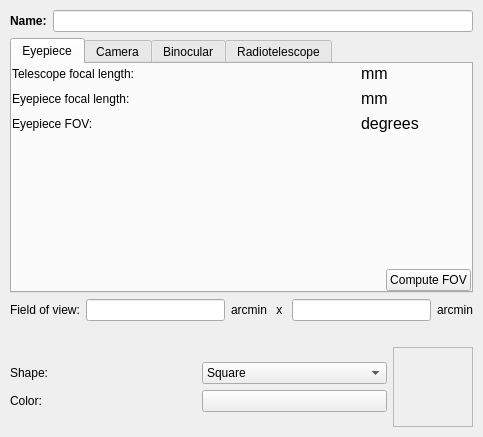
<?xml version="1.0" encoding="UTF-8"?>
<ui version="4.0">
 <class>NewFOV</class>
 <widget class="QWidget" name="NewFOV">
  <property name="geometry">
   <rect>
    <x>0</x>
    <y>0</y>
    <width>483</width>
    <height>437</height>
   </rect>
  </property>
  <property name="windowTitle">
   <string>New FOV Indicator</string>
  </property>
  <layout class="QVBoxLayout">
   <property name="spacing">
    <number>6</number>
   </property>
   <property name="margin">
    <number>10</number>
   </property>
   <item>
    <layout class="QHBoxLayout">
     <property name="spacing">
      <number>6</number>
     </property>
     <property name="margin">
      <number>0</number>
     </property>
     <item>
      <widget class="QLabel" name="textLabel1">
       <property name="frameShape">
        <enum>QFrame::NoFrame</enum>
       </property>
       <property name="frameShadow">
        <enum>QFrame::Plain</enum>
       </property>
       <property name="text">
        <string>&lt;b&gt;Name:&lt;/b&gt;</string>
       </property>
      </widget>
     </item>
     <item>
      <widget class="KLineEdit" name="FOVName">
       <property name="toolTip">
        <string>Name for FOV symbol</string>
       </property>
       <property name="whatsThis">
        <string>The name of the field-of-view (FOV) symbol.  This name appears in the FOV menu and in the &quot;Edit FOV Symbols&quot; tool.</string>
       </property>
      </widget>
     </item>
    </layout>
   </item>
   <item>
    <widget class="KTabWidget" name="tabWidget2">
     <property name="currentIndex">
      <number>0</number>
     </property>
     <widget class="QWidget" name="tab">
      <attribute name="title">
       <string>Eyepiece</string>
      </attribute>
      <layout class="QVBoxLayout">
       <property name="spacing">
        <number>6</number>
       </property>
       <property name="margin">
        <number>0</number>
       </property>
       <item>
        <layout class="QHBoxLayout">
         <property name="spacing">
          <number>6</number>
         </property>
         <property name="margin">
          <number>0</number>
         </property>
         <item>
          <layout class="QVBoxLayout">
           <property name="spacing">
            <number>6</number>
           </property>
           <property name="margin">
            <number>0</number>
           </property>
           <item>
            <widget class="QLabel" name="textLabel5">
             <property name="text">
              <string>Telescope focal length:</string>
             </property>
            </widget>
           </item>
           <item>
            <widget class="QLabel" name="textLabel7_2">
             <property name="text">
              <string>Eyepiece focal length:</string>
             </property>
            </widget>
           </item>
           <item>
            <widget class="QLabel" name="textLabel8_2">
             <property name="text">
              <string>Eyepiece FOV:</string>
             </property>
            </widget>
           </item>
          </layout>
         </item>
         <item>
          <layout class="QVBoxLayout">
           <property name="spacing">
            <number>6</number>
           </property>
           <property name="margin">
            <number>0</number>
           </property>
           <item>
            <layout class="QHBoxLayout">
             <property name="spacing">
              <number>6</number>
             </property>
             <property name="margin">
              <number>0</number>
             </property>
             <item>
              <widget class="KDoubleNumInput" name="TLength1">
               <property name="focusPolicy">
                <enum>Qt::StrongFocus</enum>
               </property>
               <property name="toolTip">
                <string>Telescope focal length, in millimeters</string>
               </property>
               <property name="whatsThis">
                <string>Enter the telescope focal length, in millimeters.

This is one of the data fields required for defining a field-of-view (FOV) symbol which matches the field-of-view of a telescope eyepiece.</string>
               </property>
              </widget>
             </item>
             <item>
              <widget class="QLabel" name="textLabel6_2">
               <property name="font">
                <font>
                 <pointsize>12</pointsize>
                 <weight>50</weight>
                 <italic>false</italic>
                 <bold>false</bold>
                 <underline>false</underline>
                 <strikeout>false</strikeout>
                </font>
               </property>
               <property name="text">
                <string>mm</string>
               </property>
              </widget>
             </item>
            </layout>
           </item>
           <item>
            <layout class="QHBoxLayout">
             <property name="spacing">
              <number>6</number>
             </property>
             <property name="margin">
              <number>0</number>
             </property>
             <item>
              <widget class="KDoubleNumInput" name="EyeLength">
               <property name="focusPolicy">
                <enum>Qt::StrongFocus</enum>
               </property>
               <property name="toolTip">
                <string>Eyepiece focal length, in millimeters</string>
               </property>
               <property name="whatsThis">
                <string>Enter the eyepiece focal length, in millimeters.

This is one of the data fields required for defining a field-of-view (FOV) symbol which matches the field-of-view of a telescope eyepiece.</string>
               </property>
              </widget>
             </item>
             <item>
              <widget class="QLabel" name="textLabel6_2_2">
               <property name="font">
                <font>
                 <pointsize>12</pointsize>
                 <weight>50</weight>
                 <italic>false</italic>
                 <bold>false</bold>
                 <underline>false</underline>
                 <strikeout>false</strikeout>
                </font>
               </property>
               <property name="text">
                <string>mm</string>
               </property>
              </widget>
             </item>
            </layout>
           </item>
           <item>
            <layout class="QHBoxLayout">
             <property name="spacing">
              <number>6</number>
             </property>
             <property name="margin">
              <number>0</number>
             </property>
             <item>
              <widget class="KDoubleNumInput" name="EyeFOV">
               <property name="focusPolicy">
                <enum>Qt::StrongFocus</enum>
               </property>
               <property name="toolTip">
                <string>field-of-view of the eyepiece, in arcminutes</string>
               </property>
               <property name="whatsThis">
                <string>Enter the eyepiece field-of-view angle, in arcminutes.

This is one of the data fields required for defining a field-of-view (FOV) symbol which matches the field-of-view of a telescope eyepiece.</string>
               </property>
              </widget>
             </item>
             <item>
              <widget class="QLabel" name="textLabel6_2_2_2">
               <property name="font">
                <font>
                 <pointsize>12</pointsize>
                 <weight>50</weight>
                 <italic>false</italic>
                 <bold>false</bold>
                 <underline>false</underline>
                 <strikeout>false</strikeout>
                </font>
               </property>
               <property name="text">
                <string>degrees</string>
               </property>
              </widget>
             </item>
            </layout>
           </item>
          </layout>
         </item>
        </layout>
       </item>
       <item>
        <spacer>
         <property name="orientation">
          <enum>Qt::Vertical</enum>
         </property>
         <property name="sizeType">
          <enum>QSizePolicy::Expanding</enum>
         </property>
         <property name="sizeHint" stdset="0">
          <size>
           <width>20</width>
           <height>21</height>
          </size>
         </property>
        </spacer>
       </item>
       <item>
        <layout class="QHBoxLayout">
         <property name="spacing">
          <number>6</number>
         </property>
         <property name="margin">
          <number>0</number>
         </property>
         <item>
          <spacer>
           <property name="orientation">
            <enum>Qt::Horizontal</enum>
           </property>
           <property name="sizeType">
            <enum>QSizePolicy::Expanding</enum>
           </property>
           <property name="sizeHint" stdset="0">
            <size>
             <width>152</width>
             <height>20</height>
            </size>
           </property>
          </spacer>
         </item>
         <item>
          <widget class="KPushButton" name="ComputeEyeFOV">
           <property name="toolTip">
            <string>Compute field-of-view from above data fields</string>
           </property>
           <property name="whatsThis">
            <string>This button will compute the field-of-view (FOV) angle for a specific eyepiece/telescope combination.  You must first specify the focal lengths of the telescope and eyepiece, and the FOV angle of the eyepiece in the above entry fields.

The computed FOV angle (in arcminutes) will be displayed in the &quot;Field of view&quot; edit box.</string>
           </property>
           <property name="text">
            <string>Compute FOV</string>
           </property>
          </widget>
         </item>
        </layout>
       </item>
      </layout>
     </widget>
     <widget class="QWidget" name="tab">
      <attribute name="title">
       <string>Camera</string>
      </attribute>
      <layout class="QGridLayout">
       <property name="margin">
        <number>0</number>
       </property>
       <property name="spacing">
        <number>6</number>
       </property>
       <item row="2" column="1">
        <widget class="KPushButton" name="ComputeCameraFOV">
         <property name="toolTip">
          <string>Compute field-of-view from above data fields</string>
         </property>
         <property name="whatsThis">
          <string>This button will compute the field-of-view (FOV) angle for a specific camera/telescope combination.  You must first specify the focal length of the telescope and the size of the CCD chip or film negative.

The computed FOV angle (in arcminutes) will be displayed in the &quot;Field of view&quot; edit box.</string>
         </property>
         <property name="text">
          <string>Compute FOV</string>
         </property>
        </widget>
       </item>
       <item row="2" column="0">
        <spacer>
         <property name="orientation">
          <enum>Qt::Horizontal</enum>
         </property>
         <property name="sizeType">
          <enum>QSizePolicy::Expanding</enum>
         </property>
         <property name="sizeHint" stdset="0">
          <size>
           <width>180</width>
           <height>20</height>
          </size>
         </property>
        </spacer>
       </item>
       <item row="1" column="0">
        <spacer>
         <property name="orientation">
          <enum>Qt::Vertical</enum>
         </property>
         <property name="sizeType">
          <enum>QSizePolicy::Expanding</enum>
         </property>
         <property name="sizeHint" stdset="0">
          <size>
           <width>20</width>
           <height>22</height>
          </size>
         </property>
        </spacer>
       </item>
       <item row="1" column="1">
        <spacer>
         <property name="orientation">
          <enum>Qt::Vertical</enum>
         </property>
         <property name="sizeType">
          <enum>QSizePolicy::Expanding</enum>
         </property>
         <property name="sizeHint" stdset="0">
          <size>
           <width>20</width>
           <height>22</height>
          </size>
         </property>
        </spacer>
       </item>
       <item row="0" column="0" colspan="2">
        <layout class="QHBoxLayout">
         <property name="spacing">
          <number>6</number>
         </property>
         <property name="margin">
          <number>0</number>
         </property>
         <item>
          <layout class="QVBoxLayout">
           <property name="spacing">
            <number>6</number>
           </property>
           <property name="margin">
            <number>0</number>
           </property>
           <item>
            <widget class="QLabel" name="textLabel5_2">
             <property name="text">
              <string>Telescope focal length:</string>
             </property>
            </widget>
           </item>
           <item>
            <widget class="QLabel" name="textLabel9">
             <property name="text">
              <string>Chip/Film size:</string>
             </property>
            </widget>
           </item>
          </layout>
         </item>
         <item>
          <layout class="QVBoxLayout">
           <property name="spacing">
            <number>6</number>
           </property>
           <property name="margin">
            <number>0</number>
           </property>
           <item>
            <layout class="QHBoxLayout">
             <property name="spacing">
              <number>6</number>
             </property>
             <property name="margin">
              <number>0</number>
             </property>
             <item>
              <widget class="KDoubleNumInput" name="TLength2">
               <property name="focusPolicy">
                <enum>Qt::StrongFocus</enum>
               </property>
               <property name="toolTip">
                <string>Telescope focal length, in millimeters</string>
               </property>
               <property name="whatsThis">
                <string>Enter the telescope focal length, in millimeters.

This is one of the data fields required for defining a field-of-view (FOV) symbol which matches the field-of-view of a camera mounted on a telescope.</string>
               </property>
              </widget>
             </item>
             <item>
              <widget class="QLabel" name="textLabel6_2_3">
               <property name="minimumSize">
                <size>
                 <width>60</width>
                 <height>0</height>
                </size>
               </property>
               <property name="font">
                <font>
                 <pointsize>12</pointsize>
                 <weight>50</weight>
                 <italic>false</italic>
                 <bold>false</bold>
                 <underline>false</underline>
                 <strikeout>false</strikeout>
                </font>
               </property>
               <property name="text">
                <string>mm</string>
               </property>
              </widget>
             </item>
            </layout>
           </item>
           <item>
            <layout class="QHBoxLayout">
             <property name="spacing">
              <number>6</number>
             </property>
             <property name="margin">
              <number>0</number>
             </property>
             <item>
              <widget class="KDoubleNumInput" name="ChipSize">
               <property name="focusPolicy">
                <enum>Qt::StrongFocus</enum>
               </property>
               <property name="toolTip">
                <string>Size of chip or film, in millimeters</string>
               </property>
               <property name="whatsThis">
                <string>Enter the physical size of the CCD chip or film negative.

This is one of the data fields required for defining a field-of-view (FOV) symbol which matches the field-of-view of a camera mounted on a telescope.</string>
               </property>
              </widget>
             </item>
             <item>
              <widget class="QLabel" name="textLabel6_2_3_2">
               <property name="font">
                <font>
                 <pointsize>12</pointsize>
                 <weight>50</weight>
                 <italic>false</italic>
                 <bold>false</bold>
                 <underline>false</underline>
                 <strikeout>false</strikeout>
                </font>
               </property>
               <property name="text">
                <string>mm</string>
               </property>
              </widget>
             </item>
            </layout>
           </item>
          </layout>
         </item>
        </layout>
       </item>
      </layout>
     </widget>
     <widget class="QWidget" name="tab">
      <attribute name="title">
       <string>Binocular</string>
      </attribute>
      <layout class="QGridLayout">
       <property name="margin">
        <number>0</number>
       </property>
       <property name="spacing">
        <number>6</number>
       </property>
       <item row="2" column="1">
        <widget class="KPushButton" name="ComputeBinocularFOV">
         <property name="toolTip">
          <string>Compute field-of-view from above data fields</string>
         </property>
         <property name="whatsThis">
          <string>This button will compute the field-of-view (FOV) angle for a binocular.  You must specify the linear FOV as mentioned on the binocular.

The computed FOV angle (in arcminutes) will be displayed in the &quot;Field of view&quot; edit box.</string>
         </property>
         <property name="text">
          <string>Compute FOV</string>
         </property>
        </widget>
       </item>
       <item row="2" column="0">
        <spacer>
         <property name="orientation">
          <enum>Qt::Horizontal</enum>
         </property>
         <property name="sizeType">
          <enum>QSizePolicy::Expanding</enum>
         </property>
         <property name="sizeHint" stdset="0">
          <size>
           <width>180</width>
           <height>20</height>
          </size>
         </property>
        </spacer>
       </item>
       <item row="1" column="0">
        <spacer>
         <property name="orientation">
          <enum>Qt::Vertical</enum>
         </property>
         <property name="sizeType">
          <enum>QSizePolicy::Expanding</enum>
         </property>
         <property name="sizeHint" stdset="0">
          <size>
           <width>20</width>
           <height>22</height>
          </size>
         </property>
        </spacer>
       </item>
       <item row="1" column="1">
        <spacer>
         <property name="orientation">
          <enum>Qt::Vertical</enum>
         </property>
         <property name="sizeType">
          <enum>QSizePolicy::Expanding</enum>
         </property>
         <property name="sizeHint" stdset="0">
          <size>
           <width>20</width>
           <height>22</height>
          </size>
         </property>
        </spacer>
       </item>
       <item row="0" column="0" colspan="2">
        <layout class="QHBoxLayout">
         <property name="spacing">
          <number>6</number>
         </property>
         <property name="margin">
          <number>0</number>
         </property>
         <item>
          <layout class="QVBoxLayout">
           <property name="spacing">
            <number>6</number>
           </property>
           <property name="margin">
            <number>0</number>
           </property>
           <item>
            <widget class="QLabel" name="textLabel15_3">
             <property name="text">
              <string>Field of View:</string>
             </property>
            </widget>
           </item>
           <item>
            <widget class="QLabel" name="textLabel9_3">
             <property name="text">
              <string>At a distance of:</string>
             </property>
            </widget>
           </item>
          </layout>
         </item>
         <item>
          <layout class="QVBoxLayout">
           <property name="spacing">
            <number>6</number>
           </property>
           <property name="margin">
            <number>0</number>
           </property>
           <item>
            <layout class="QHBoxLayout">
             <property name="spacing">
              <number>6</number>
             </property>
             <property name="margin">
              <number>0</number>
             </property>
             <item>
              <widget class="KDoubleNumInput" name="LinearFOV">
               <property name="focusPolicy">
                <enum>Qt::StrongFocus</enum>
               </property>
               <property name="toolTip">
                <string>Telescope focal length, in millimeters</string>
               </property>
               <property name="whatsThis">
                <string>Enter the telescope focal length, in millimeters.

This is one of the data fields required for defining a field-of-view (FOV) symbol which matches the field-of-view of a camera mounted on a telescope.</string>
               </property>
              </widget>
             </item>
             <item>
              <widget class="QLabel" name="LabelUnits">
               <property name="minimumSize">
                <size>
                 <width>60</width>
                 <height>0</height>
                </size>
               </property>
               <property name="font">
                <font>
                 <pointsize>12</pointsize>
                 <weight>50</weight>
                 <italic>false</italic>
                 <bold>false</bold>
                 <underline>false</underline>
                 <strikeout>false</strikeout>
                </font>
               </property>
               <property name="text">
                <string>feet</string>
               </property>
              </widget>
             </item>
            </layout>
           </item>
           <item>
            <layout class="QHBoxLayout">
             <property name="spacing">
              <number>6</number>
             </property>
             <property name="margin">
              <number>0</number>
             </property>
             <item>
              <widget class="KComboBox" name="LinearFOVDistance"/>
             </item>
            </layout>
           </item>
          </layout>
         </item>
        </layout>
       </item>
      </layout>
     </widget>
     <widget class="QWidget" name="TabPage">
      <attribute name="title">
       <string>Radiotelescope</string>
      </attribute>
      <layout class="QVBoxLayout">
       <property name="spacing">
        <number>6</number>
       </property>
       <property name="margin">
        <number>0</number>
       </property>
       <item>
        <layout class="QHBoxLayout">
         <property name="spacing">
          <number>6</number>
         </property>
         <property name="margin">
          <number>0</number>
         </property>
         <item>
          <layout class="QVBoxLayout">
           <property name="spacing">
            <number>6</number>
           </property>
           <property name="margin">
            <number>0</number>
           </property>
           <item>
            <widget class="QLabel" name="textLabel5_2_3">
             <property name="text">
              <string>Radiotelescope diameter:</string>
             </property>
            </widget>
           </item>
           <item>
            <widget class="QLabel" name="textLabel9_3">
             <property name="text">
              <string>Wavelength:</string>
             </property>
            </widget>
           </item>
          </layout>
         </item>
         <item>
          <layout class="QVBoxLayout">
           <property name="spacing">
            <number>6</number>
           </property>
           <property name="margin">
            <number>0</number>
           </property>
           <item>
            <layout class="QHBoxLayout">
             <property name="spacing">
              <number>6</number>
             </property>
             <property name="margin">
              <number>0</number>
             </property>
             <item>
              <widget class="KDoubleNumInput" name="RTDiameter">
               <property name="focusPolicy">
                <enum>Qt::StrongFocus</enum>
               </property>
               <property name="toolTip">
                <string>Telescope focal length, in millimeters</string>
               </property>
               <property name="whatsThis">
                <string>Enter the telescope focal length, in millimeters.

This is one of the data fields required for defining a field-of-view (FOV) symbol which matches the field-of-view of a camera mounted on a telescope.</string>
               </property>
              </widget>
             </item>
             <item>
              <widget class="QLabel" name="textLabel6_2_3_4">
               <property name="minimumSize">
                <size>
                 <width>60</width>
                 <height>0</height>
                </size>
               </property>
               <property name="font">
                <font>
                 <pointsize>12</pointsize>
                 <weight>50</weight>
                 <italic>false</italic>
                 <bold>false</bold>
                 <underline>false</underline>
                 <strikeout>false</strikeout>
                </font>
               </property>
               <property name="text">
                <string>m</string>
               </property>
              </widget>
             </item>
            </layout>
           </item>
           <item>
            <layout class="QHBoxLayout">
             <property name="spacing">
              <number>6</number>
             </property>
             <property name="margin">
              <number>0</number>
             </property>
             <item>
              <widget class="KDoubleNumInput" name="WaveLength">
               <property name="focusPolicy">
                <enum>Qt::StrongFocus</enum>
               </property>
               <property name="toolTip">
                <string>Size of chip or film, in millimeters</string>
               </property>
               <property name="whatsThis">
                <string>Enter the physical size of the CCD chip or film negative.

This is one of the data fields required for defining a field-of-view (FOV) symbol which matches the field-of-view of a camera mounted on a telescope.</string>
               </property>
              </widget>
             </item>
             <item>
              <widget class="QLabel" name="textLabel6_2_3_2_3">
               <property name="font">
                <font>
                 <pointsize>12</pointsize>
                 <weight>50</weight>
                 <italic>false</italic>
                 <bold>false</bold>
                 <underline>false</underline>
                 <strikeout>false</strikeout>
                </font>
               </property>
               <property name="text">
                <string>cm</string>
               </property>
              </widget>
             </item>
            </layout>
           </item>
          </layout>
         </item>
        </layout>
       </item>
       <item>
        <spacer>
         <property name="orientation">
          <enum>Qt::Vertical</enum>
         </property>
         <property name="sizeType">
          <enum>QSizePolicy::Expanding</enum>
         </property>
         <property name="sizeHint" stdset="0">
          <size>
           <width>21</width>
           <height>51</height>
          </size>
         </property>
        </spacer>
       </item>
       <item>
        <layout class="QHBoxLayout">
         <property name="spacing">
          <number>6</number>
         </property>
         <property name="margin">
          <number>0</number>
         </property>
         <item>
          <spacer>
           <property name="orientation">
            <enum>Qt::Horizontal</enum>
           </property>
           <property name="sizeType">
            <enum>QSizePolicy::Expanding</enum>
           </property>
           <property name="sizeHint" stdset="0">
            <size>
             <width>281</width>
             <height>21</height>
            </size>
           </property>
          </spacer>
         </item>
         <item>
          <widget class="KPushButton" name="ComputeHPBW">
           <property name="toolTip">
            <string>Compute radiotelescope HPBW from above data fields</string>
           </property>
           <property name="whatsThis">
            <string>This button will compute the Half Power Beam Width (HPBW) angle for a specific radiotelescope and observing wavelength combination, assuming no multibeam receiver is available at the telescope.  You must first specify the diameter of the radiotelescope and the observing wavelength.

The computed HPBW angle (in arcminutes) will be displayed in the &quot;Field of view&quot; edit box.</string>
           </property>
           <property name="text">
            <string>Compute HPBW</string>
           </property>
           <property name="flat">
            <bool>false</bool>
           </property>
          </widget>
         </item>
        </layout>
       </item>
      </layout>
     </widget>
    </widget>
   </item>
   <item>
    <layout class="QHBoxLayout">
     <property name="spacing">
      <number>6</number>
     </property>
     <property name="margin">
      <number>0</number>
     </property>
     <item>
      <widget class="QLabel" name="fieldoFviewLabel">
       <property name="text">
        <string>Field of view:</string>
       </property>
      </widget>
     </item>
     <item>
      <widget class="KLineEdit" name="FOVEditX">
       <property name="toolTip">
        <string>Desired field-of-view size, in arcminutes</string>
       </property>
       <property name="whatsThis">
        <string>Enter the desired angular size for the field-of-view (FOV) symbol.

You can either enter a value directly, or use the &quot;Eyepiece&quot; or &quot;Camera&quot; Tabs to compute an angular size for specific eyepieces or cameras.</string>
       </property>
      </widget>
     </item>
     <item>
      <widget class="QLabel" name="label_2">
       <property name="text">
        <string>arcmin</string>
       </property>
      </widget>
     </item>
     <item>
      <widget class="QLabel" name="label">
       <property name="text">
        <string> x </string>
       </property>
      </widget>
     </item>
     <item>
      <widget class="KLineEdit" name="FOVEditY"/>
     </item>
     <item>
      <widget class="QLabel" name="label_3">
       <property name="text">
        <string>arcmin</string>
       </property>
      </widget>
     </item>
    </layout>
   </item>
   <item>
    <spacer>
     <property name="orientation">
      <enum>Qt::Horizontal</enum>
     </property>
     <property name="sizeType">
      <enum>QSizePolicy::Expanding</enum>
     </property>
     <property name="sizeHint" stdset="0">
      <size>
       <width>298</width>
       <height>20</height>
      </size>
     </property>
    </spacer>
   </item>
   <item>
    <layout class="QHBoxLayout">
     <property name="spacing">
      <number>6</number>
     </property>
     <property name="margin">
      <number>0</number>
     </property>
     <item>
      <layout class="QVBoxLayout">
       <property name="spacing">
        <number>6</number>
       </property>
       <property name="margin">
        <number>0</number>
       </property>
       <item>
        <layout class="QGridLayout">
         <property name="margin">
          <number>0</number>
         </property>
         <property name="spacing">
          <number>6</number>
         </property>
         <item row="1" column="1">
          <widget class="KColorButton" name="ColorButton">
           <property name="toolTip">
            <string>Select color for the field-of-view symbol</string>
           </property>
           <property name="whatsThis">
            <string>Select a color for the field-of-view (FOV) symbol.</string>
           </property>
           <property name="text">
            <string/>
           </property>
           <property name="color">
            <color>
             <red>255</red>
             <green>255</green>
             <blue>255</blue>
            </color>
           </property>
          </widget>
         </item>
         <item row="1" column="0">
          <widget class="QLabel" name="textLabel8">
           <property name="text">
            <string>Color:</string>
           </property>
          </widget>
         </item>
         <item row="0" column="1">
          <widget class="KComboBox" name="ShapeBox">
           <property name="toolTip">
            <string>Select a shape for the field-of-view symbol</string>
           </property>
           <property name="whatsThis">
            <string>Select a shape for the field-of-view (FOV) symbol.  The possible shapes are:

Circle, Square, Crosshairs, Bullseye.</string>
           </property>
           <item>
            <property name="text">
             <string>Square</string>
            </property>
           </item>
           <item>
            <property name="text">
             <string>Circle</string>
            </property>
           </item>
           <item>
            <property name="text">
             <string>Crosshairs</string>
            </property>
           </item>
           <item>
            <property name="text">
             <string>Bullseye</string>
            </property>
           </item>
           <item>
            <property name="text">
             <string>Semitransparent circle</string>
            </property>
           </item>
          </widget>
         </item>
         <item row="0" column="0">
          <widget class="QLabel" name="textLabel7">
           <property name="text">
            <string>Shape:</string>
           </property>
          </widget>
         </item>
        </layout>
       </item>
      </layout>
     </item>
     <item>
      <layout class="QVBoxLayout">
       <property name="spacing">
        <number>6</number>
       </property>
       <property name="margin">
        <number>0</number>
       </property>
       <item>
        <widget class="FOVWidget" name="ViewBox">
         <property name="sizePolicy">
          <sizepolicy hsizetype="Fixed" vsizetype="Fixed">
           <horstretch>0</horstretch>
           <verstretch>0</verstretch>
          </sizepolicy>
         </property>
         <property name="minimumSize">
          <size>
           <width>80</width>
           <height>80</height>
          </size>
         </property>
         <property name="frameShape">
          <enum>QFrame::StyledPanel</enum>
         </property>
         <property name="frameShadow">
          <enum>QFrame::Raised</enum>
         </property>
        </widget>
       </item>
      </layout>
     </item>
    </layout>
   </item>
  </layout>
 </widget>
 <customwidgets>
  <customwidget>
   <class>KDoubleNumInput</class>
   <extends>QWidget</extends>
   <header>knuminput.h</header>
  </customwidget>
  <customwidget>
   <class>KPushButton</class>
   <extends>QPushButton</extends>
   <header>kpushbutton.h</header>
  </customwidget>
  <customwidget>
   <class>KLineEdit</class>
   <extends>QLineEdit</extends>
   <header>klineedit.h</header>
  </customwidget>
  <customwidget>
   <class>KComboBox</class>
   <extends>QComboBox</extends>
   <header>kcombobox.h</header>
  </customwidget>
  <customwidget>
   <class>KColorButton</class>
   <extends>QPushButton</extends>
   <header>kcolorbutton.h</header>
  </customwidget>
  <customwidget>
   <class>KTabWidget</class>
   <extends>QTabWidget</extends>
   <header>ktabwidget.h</header>
   <container>1</container>
  </customwidget>
  <customwidget>
   <class>FOVWidget</class>
   <extends>QFrame</extends>
   <header>widgets/fovwidget.h</header>
   <container>1</container>
  </customwidget>
 </customwidgets>
 <tabstops>
  <tabstop>FOVName</tabstop>
  <tabstop>tabWidget2</tabstop>
  <tabstop>TLength1</tabstop>
  <tabstop>EyeLength</tabstop>
  <tabstop>EyeFOV</tabstop>
  <tabstop>ComputeEyeFOV</tabstop>
  <tabstop>TLength2</tabstop>
  <tabstop>ChipSize</tabstop>
  <tabstop>ComputeCameraFOV</tabstop>
  <tabstop>LinearFOV</tabstop>
  <tabstop>LinearFOVDistance</tabstop>
  <tabstop>ComputeBinocularFOV</tabstop>
  <tabstop>RTDiameter</tabstop>
  <tabstop>WaveLength</tabstop>
  <tabstop>ComputeHPBW</tabstop>
  <tabstop>FOVEditX</tabstop>
  <tabstop>FOVEditY</tabstop>
  <tabstop>ShapeBox</tabstop>
  <tabstop>ColorButton</tabstop>
 </tabstops>
 <resources/>
 <connections/>
</ui>
